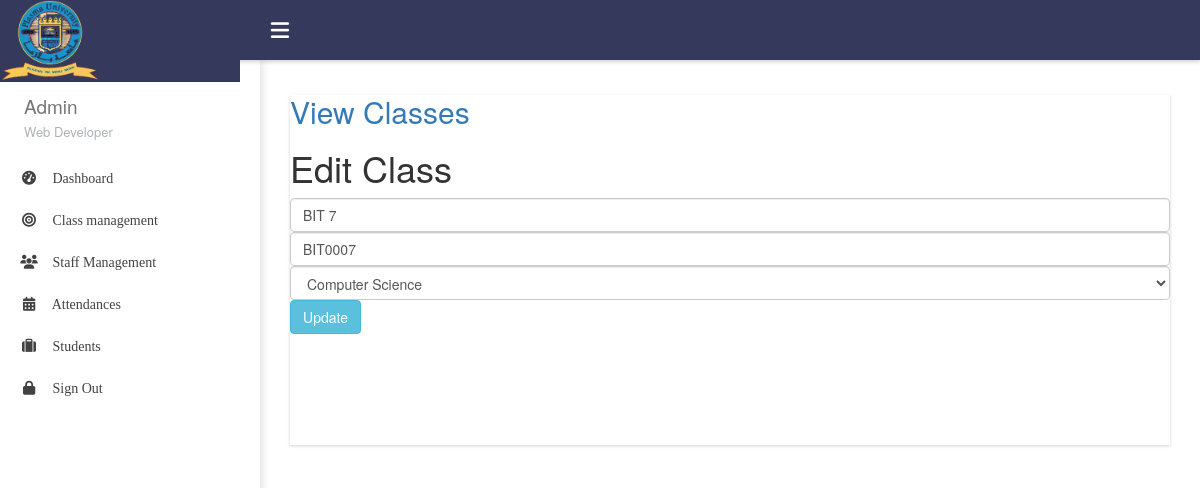
/admin/editClass.php?cId=5 (signed in), run on the app's committed database.
### tables this page shows
CREATE TABLE `class` (
  `id` int(11) NOT NULL,
  `cname` varchar(20) NOT NULL,
  `cId` varchar(10) NOT NULL,
  `Faculty` varchar(20) NOT NULL
);

### admin/editClass.php (the view, shortened to what this page needs)
<?php include 'includes/top.php';
include 'includes/sidebar.php'; ?>
<section id="main-content">
    <section class="wrapper main-wrapper row">
        <div class="col-md-12">
            <section class="box">
                <h2> <a href="viewClass.php">View Classes</a></h2>
                <div class="card">
                    <div class="card-header">
                        <h1>Edit Class</h1>
                    </div>
                    <div class="card-body">
                        <?php
                        include 'includes/connection.php';
                        if (isset($_GET['cId'])) {
                            $cId = $_GET['cId'];
                            $sql = "SELECT * FROM class WHERE id='$cId'";
                            $q = mysqli_query($conn, $sql);
                            $r = mysqli_fetch_assoc($q);
                        }
                        ?>
                        <form method="post" action="backend/class.php">
                            <input type="text" class="form-control" placeholder="Class name" name="cname" value="<?php echo  $r['cname']; ?>">
                            <input type="text" class="form-control" placeholder="Class ID" name="cId" value="<?php echo  $r['cId']; ?>">
                            <select class="form-control" name="Faculty" required>
                                <option selected>
                                    <?php echo  $r['Faculty']; ?>
                                </option>
                            </select>
                            <button class="btn btn-info" name="btnUpdate">Update </button>
                        </form>
                    </div>
                </div>
            </section>
        </div>
    </section>
</section>

### admin/css/dashboard.css (style rules this page uses)
.page-topbar, .logo-area, .logo-area, #main-content, .logo-icon, .wraplist, .page-sidebar, .profile-info, .profile-image, .profile-details, .menu-title, .profile-image a img { -webkit-transition: 600ms; -moz-transition: 600ms; -o-transition: 600ms; transition: 600ms; }
#main-content { margin-left: 260px; display: block; }
.main-wrapper { margin-top: 60px; display: inline-block; width: 100%; padding: 15px 15px 0 15px; margin-left: 0px; margin-right: 0px; }
section.box { background-color: #ffffff; margin: 15px 0; min-height: 350px; box-shadow: 0 1px 3px rgba(33, 33, 33, .2); -webkit-box-shadow: 0 1px 3px rgba(33, 33, 33, .2); -moz-box-shadow: 0 1px 3px rgba(33, 33, 33, .2); -o-box-shadow: 0 1px 3px rgba(33, 33, 33, .2); -ms-box-shadow: 0 1px 3px rgba(33, 33, 33, .2); }

### data on the page
class: cname "BIT 7", cId "BIT0007", Faculty "Computer Science"

### other printed values
$_SESSION['userName'] "Admin"
